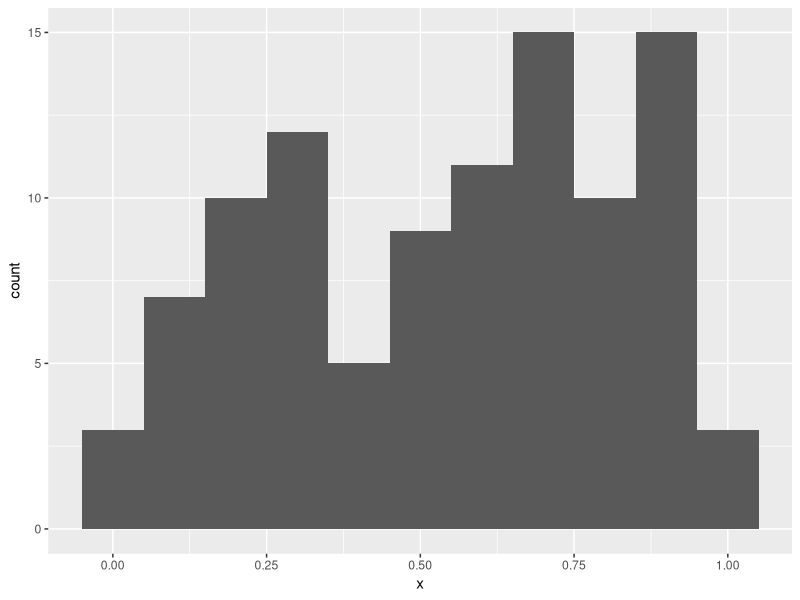

Generate this figure with R:
## ---- chunk 1
library(tidyverse)
## ---- chunk 2
as_mapper(runif(2))
## ---- chunk 3
trials <- map(1:100, ~ t.test(rpois(10, 10), rpois(7, 10)))
pvs <- map_dbl(trials, 'p.value')
ggplot(tibble(x=pvs), aes(x=x)) + geom_histogram(binwidth =  .1)
## ---- chunk 4
  x <- list(
  list(1, c(3, 9)),
  list(c(3, 6), 7, c(4, 7, 6))
)

triple <- function(x) x * 3
map(x, ~ map(.x,triple))
 
## ---- chunk 5
formulas <- list(
  mpg ~ disp,
  mpg ~ I(1 / disp),
  mpg ~ disp + wt,
  mpg ~ I(1 / disp) + wt
)

map(formulas, ~lm(.x,mtcars))


## ---- chunk 6
bootstrap <- function(df) {
  df[sample(nrow(df), replace = TRUE), , drop = FALSE]
}

bootstraps <- map(1:10, ~ bootstrap(mtcars))

fit_and_get_r2 <- function(data)
{
  fit <- lm(mpg ~ disp,data)
  summary(fit)$r.squared
}
map_dbl(bootstraps, fit_and_get_r2)

## ---- chunk 7
bootstraps %>%
  map(~ lm(mpg ~ disp, data = .x)) %>%
  map(summary) %>%
  map_dbl("r.squared")
## ---- chunk 8
simple_reduce <- function(x, f) {
  out <- x[[1]]
  for (i in seq(2, length(x))) {
    out <- f(out, x[[i]])
  }
  out
}

## ---- chunk 9
simple_reduce_2 <- function(x, f, .init = NULL) {
  if(is.null(.init) && length(x) < 2)
    stop("Provide an initial value (.init) if the length of the x is less then 2")
  if(length(x)< 1)
    return(.init)
  
  if(is.null(.init))
  {
    out <- x[[1]]
    x <- x[2:length(x)]
  } else {
    out <- .init
  }

  for (i in seq(1, length(x))) {
    out <- f(out, x[[i]])
  }
  out
}

## ---- chunk 10
arg_max <- function(x, f){
 vs <- map_dbl(x,f)
 x[vs == max(vs)]
  
}
